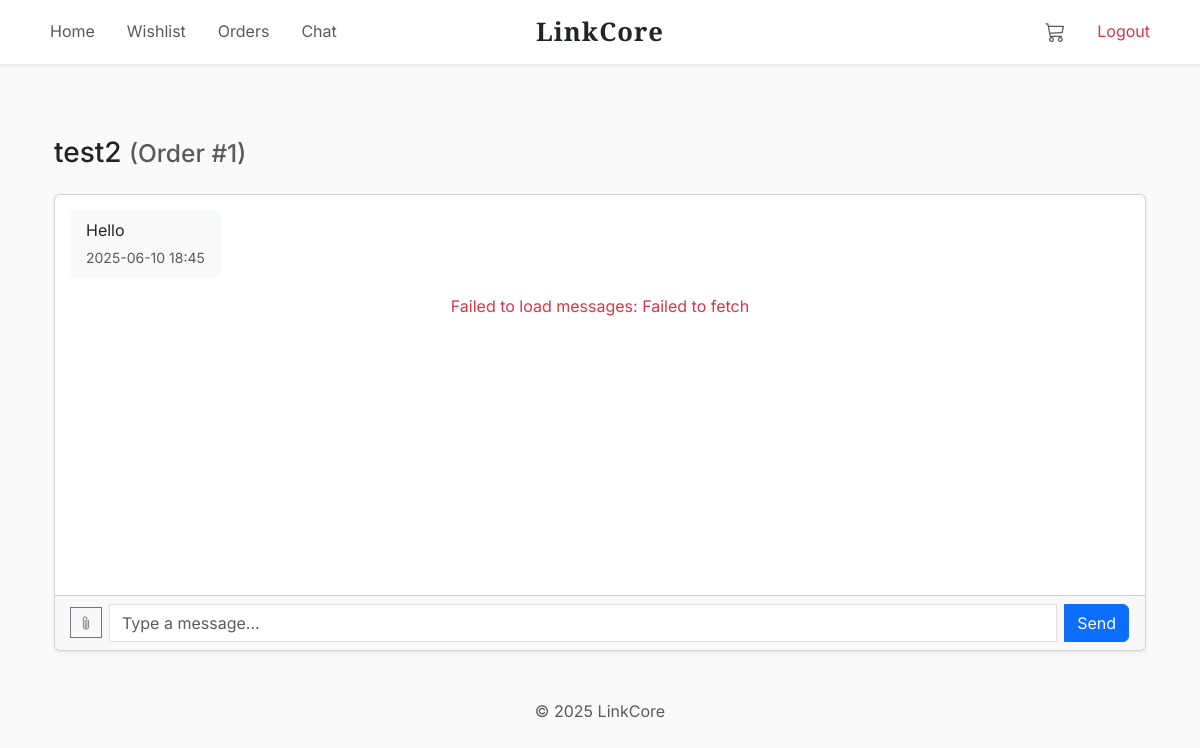
The app's page /chat/1 (signed in) with its own data.
### models.py (models this page shows)
class User(db.Model):
    __tablename__ = 'users'
    id = db.Column(db.Integer, primary_key=True)
    name = db.Column(db.String(100), nullable=False)
    email = db.Column(db.String(120), unique=True, nullable=False)
    password = db.Column(db.String(200), nullable=False)
    role = db.Column(db.String(20), nullable=False)  # 'factory' or 'seller'
    created_at = db.Column(db.DateTime, default=datetime.utcnow)
    factory = db.relationship('Factory', backref='factory_user', uselist=False, foreign_keys='Factory.user_id')
    orders = db.relationship('Order', backref='seller', foreign_keys='Order.seller_id')
    chats_started = db.relationship('Chat', backref='chat_user1', foreign_keys='Chat.user1_id')
    chats_received = db.relationship('Chat', backref='chat_user2', foreign_keys='Chat.user2_id')
    messages_sent = db.relationship('Message', backref='message_sender', foreign_keys='Message.sender_id')
    ratings = db.relationship('Rating', backref='user')
    comments = db.relationship('Comment', backref='user')
    wishlist = db.relationship('Wishlist', backref='user')
    cart = db.relationship('Cart', backref='user', uselist=False, cascade="all, delete-orphan")

class Chat(db.Model):
    __tablename__ = 'chats'
    id = db.Column(db.Integer, primary_key=True)
    user1_id = db.Column(db.Integer, db.ForeignKey('users.id'), nullable=False)
    user2_id = db.Column(db.Integer, db.ForeignKey('users.id'), nullable=False)
    order_id = db.Column(db.Integer, db.ForeignKey('orders.id'), nullable=True)
    started_at = db.Column(db.DateTime, default=datetime.utcnow)
    last_updated = db.Column(db.DateTime, default=datetime.utcnow, onupdate=datetime.utcnow)
    user1_typing = db.Column(db.Boolean, default=False)
    user2_typing = db.Column(db.Boolean, default=False)
    order = db.relationship('Order', back_populates='chat')
    messages = db.relationship('Message', backref='chat', cascade="all, delete-orphan")

class Message(db.Model):
    __tablename__ = 'messages'
    id = db.Column(db.Integer, primary_key=True)
    chat_id = db.Column(db.Integer, db.ForeignKey('chats.id'), nullable=False)
    sender_id = db.Column(db.Integer, db.ForeignKey('users.id'), nullable=False)
    content = db.Column(db.Text, nullable=True)
    attachment_url = db.Column(db.String(255))
    is_read = db.Column(db.Boolean, default=False)
    timestamp = db.Column(db.DateTime, default=datetime.utcnow)

### routes/chat.py (the view)
@chat_bp.route('/<int:chat_id>', endpoint='view_chat')
def view_chat(chat_id):
    ok, resp = user_required()
    if not ok:
        return resp
    user = resp
    chat = Chat.query.get_or_404(chat_id)
    if user.id not in (chat.user1_id, chat.user2_id):
        logger.error(f"User {user.id} unauthorized for chat {chat_id}")
        abort(403)
    messages = Message.query.filter_by(chat_id=chat.id).order_by(Message.timestamp.asc()).all()
    logger.debug(f"Chat {chat_id}: user1_id={chat.user1_id}, user2_id={chat.user2_id}, messages={len(messages)}")
    if not chat.chat_user1 or not chat.chat_user2:
        logger.error(f"Chat {chat_id} missing user1 or user2: user1={chat.chat_user1}, user2={chat.chat_user2}")
        flash('Invalid chat participants.', 'error')
        return redirect(url_for('chat.list_chats'))
    template = 'chat/factory_chat_room.html' if user.role == 'factory' else 'chat/chat_room.html'
    return render_template(template, user=user, chat=chat, messages=messages)

### routes/chat.py (called while the page is built)
def user_required():
    if 'user_id' not in session:
        flash('Please log in first.', 'error')
        return False, redirect(url_for('auth.index'))
    user = User.query.get(session['user_id'])
    if not user:
        flash('User not found.', 'error')
        session.pop('user_id', None)
        return False, redirect(url_for('auth.index'))
    return True, user

### templates/chat/chat_room.html (shortened to what this page needs)
{% extends "customer_base.html" %}
{% block content %}
<div class="container mt-4">
    <h3 class="mb-4">
        {% if chat.user2_id == user.id %}
            {{ chat.chat_user1.name if chat.chat_user1 else 'Unknown User' }}
        {% else %}
            {{ chat.chat_user2.name if chat.chat_user2 else 'Unknown User' }}
        {% endif %}
        {% if chat.order %}
            <small class="text-muted"> (Order #{{ chat.order_id }})</small>
        {% endif %}
    </h3>
    <div class="card shadow-sm">
        <div class="chat-messages" id="chat-messages" data-chat="{{ chat.id }}" data-user="{{ user.id }}" style="height: 400px; overflow-y: auto; padding: 15px;">
            {% for message in messages %}
                <div class="message {{ 'text-end' if message.sender_id == user.id else 'text-start' }} mb-3" data-message-id="{{ message.id }}">
                    <div class="d-inline-block p-2 px-3 rounded {{ 'bg-primary text-white' if message.sender_id == user.id else 'bg-light' }}">
                        <p class="mb-1">
    {{
        message.content.strip()|truncate(50)
        if message.content and message.content.strip() else
        ('Attachment' if message.attachment_url else 'No content')
    }}
</p>
                        <small class="text-muted d-block">
                            {{ message.timestamp.strftime("%Y-%m-%d %H:%M") }}
                        </small>
                    </div>
                </div>
            {% endfor %}
        </div>
        <div class="card-footer">
            <form id="chat-form" action="{{ url_for('chat.send_message', chat_id=chat.id) }}" method="POST" enctype="multipart/form-data">
                <div class="input-group d-flex align-items-center">
                    <button type="button" class="btn btn-outline-secondary btn-sm me-2" onclick="document.getElementById('fileInput').click()">
                        <i class="bi bi-paperclip"></i>
                    </button>
                    <input type="text" id="content" name="content" class="form-control me-2" placeholder="Type a message..." autocomplete="off">
                    <button type="submit" class="btn btn-primary">Send</button>
                </div>
            </form>
        </div>
    </div>
</div>
{% endblock %}

### templates/customer_base.html (style rules this page uses)
body, .seller-page { font-family: 'Inter', sans-serif; font-size: 16px; line-height: 1.6; color: #222; background-color: #fafafa; }

### records on screen
User: chat_user2 "test2"
Chat: order_id "1"
Message: content.strip "Hello", timestamp "2025-06-10 18:45"
